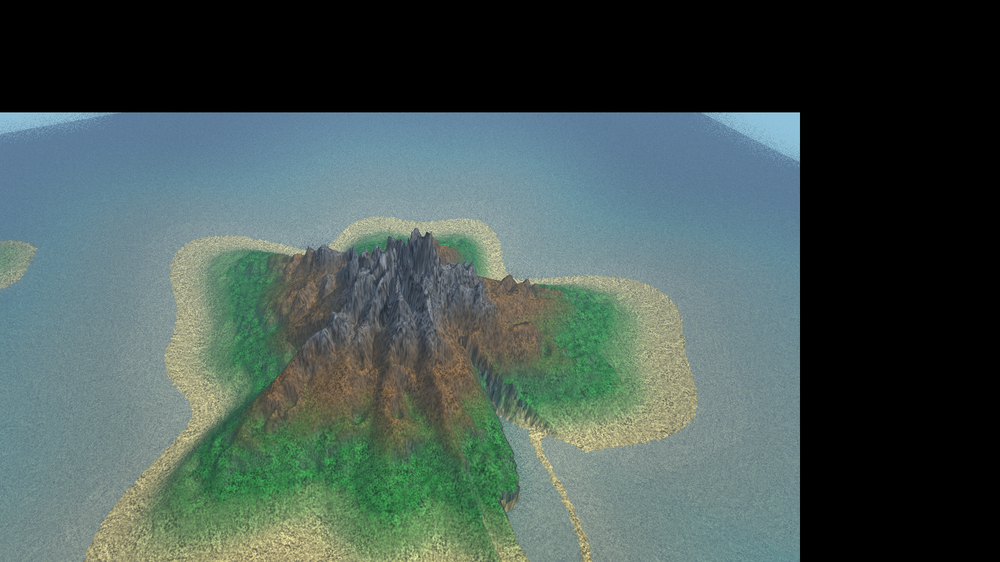
#> input picture tmp/w3a-evidence/base_atmosphere.png, 1000 x 562 px, shrunk from 1600 x 900 before the run, found by its file name; the run also reads 1 picture not shown here
$ python diff_analysis4.py
#> lines starting #> are read from the running program, lines starting #| are printed output that depends on the picture; after the words box and inside, x2 and y2 are one past the last pixel; in counts of white or black regions, pixels touching at a corner belong together
import numpy as np
from PIL import Image

def load(p):
#> called with p = 'tmp/w3a-evidence/base_atmosphere.png'
    return np.asarray(Image.open(p).convert("RGB"), dtype=np.float64)

base_atm = load("tmp/w3a-evidence/base_atmosphere.png")
w3a_atm  = load("tmp/w3a-evidence/w3a_atmosphere.png")
d = base_atm - w3a_atm
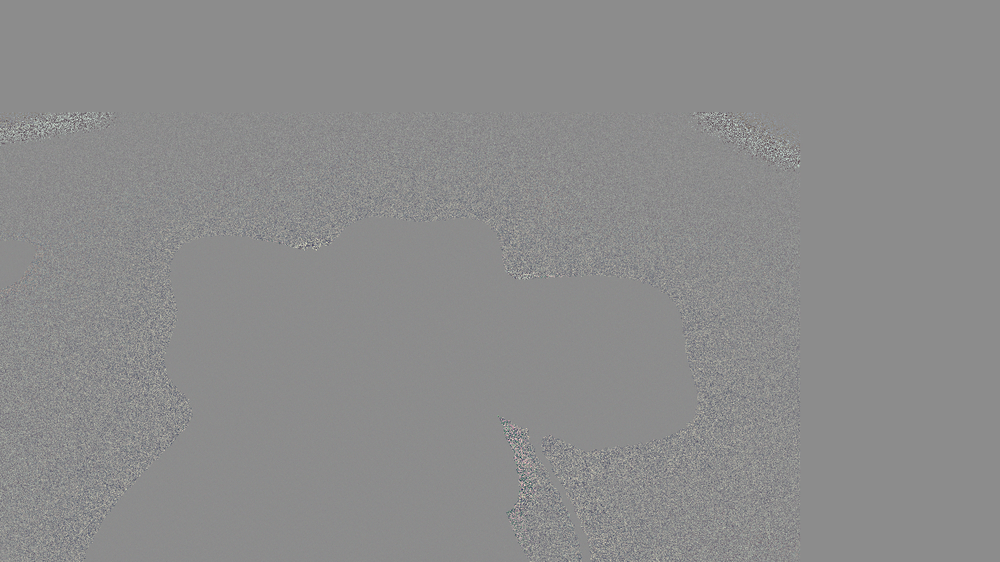
#> d: shape (562, 1000, 3) float64; mean R, G, B 0, 0, 0; drawn with min black and max white
dmax = np.abs(d).max(axis=2)

# Build island-terrain mask by COLOR (independent of diff):
# terrain = green/brown/rock => not dominated by blue-water hue and darker/varied
R, G, B = base_atm[:,:,0], base_atm[:,:,1], base_atm[:,:,2]
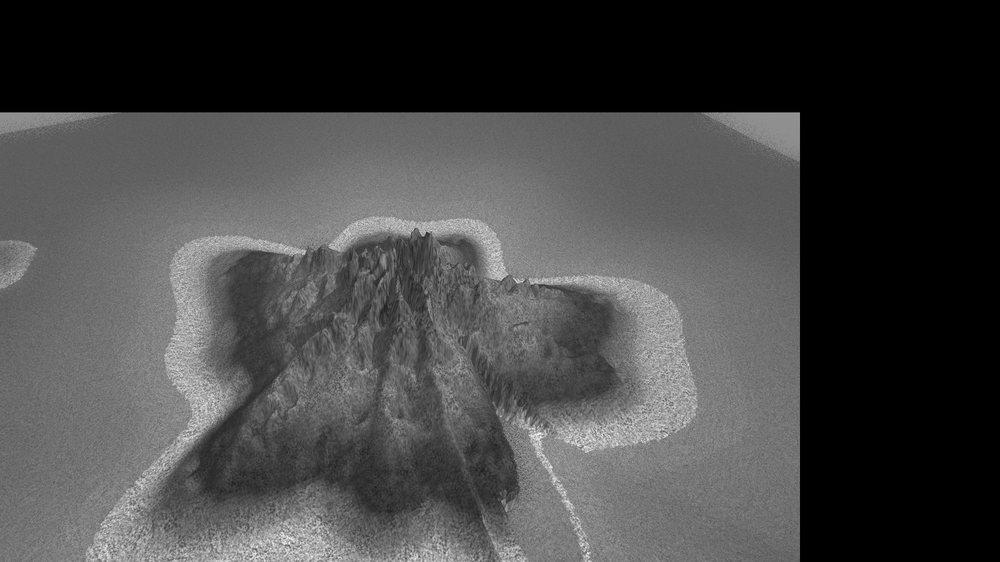
#> R: shape (562, 1000) float64; min 0, max 249, mean 69.5
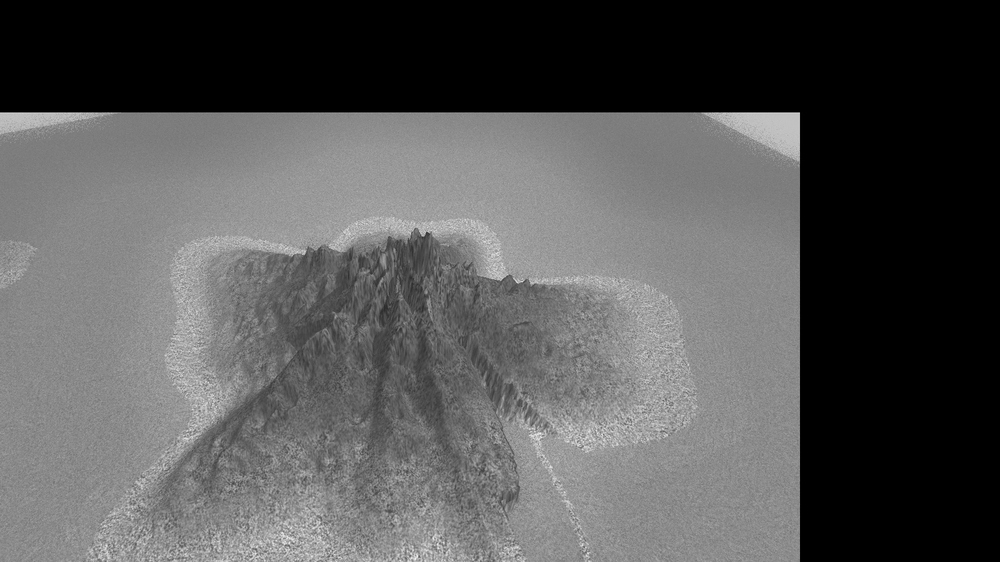
#> G: shape (562, 1000) float64; min 0, max 244, mean 85.8
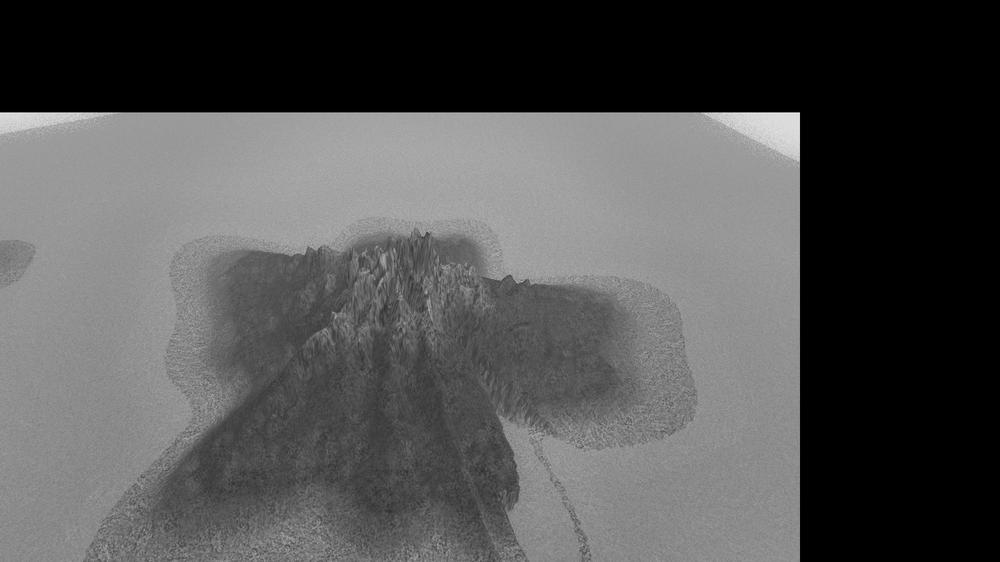
#> B: shape (562, 1000) float64; min 0, max 240, mean 81.9
# Water/sky is desaturated blue-ish; terrain is green(high G) or warm(high R, low B) or rock (low overall, low saturation)
terrain = (G > R * 0.85) & (G > B * 0.9) | ((R > B) & (R > 70) & (G > 60))   # green or warm
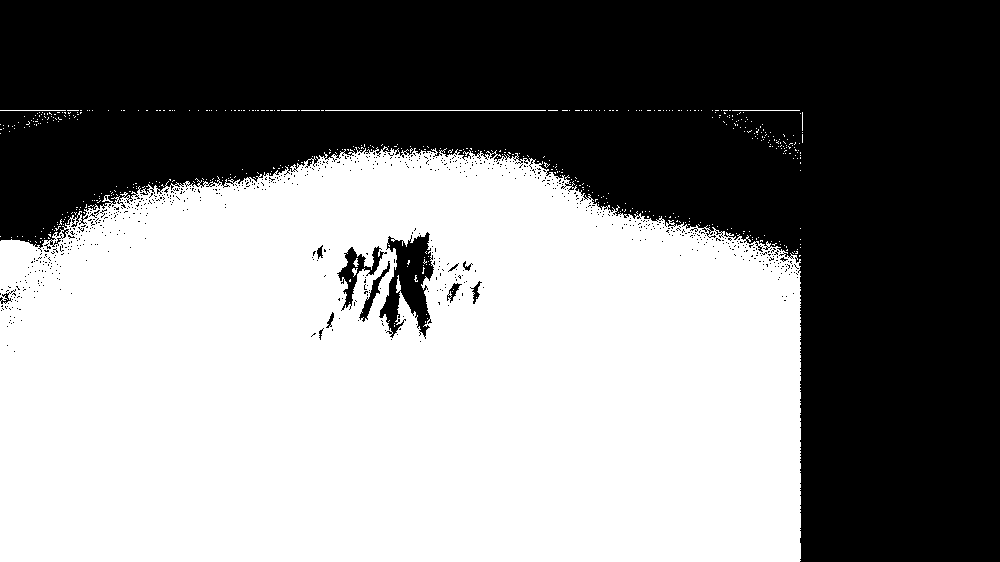
#> terrain: shape (562, 1000) bool; 51.7% white; 759 black regions (747 under 20 px), largest, box (x1, y1, x2, y2) and area: (0, 0, 1000, 562) 265590, (379, 232, 434, 339) 3006, (337, 246, 387, 311) 868
# also dark rock : low brightness, low blue sat
rock = (base_atm.max(axis=2) < 110) & (B < R*1.05) & (B < G*1.05)
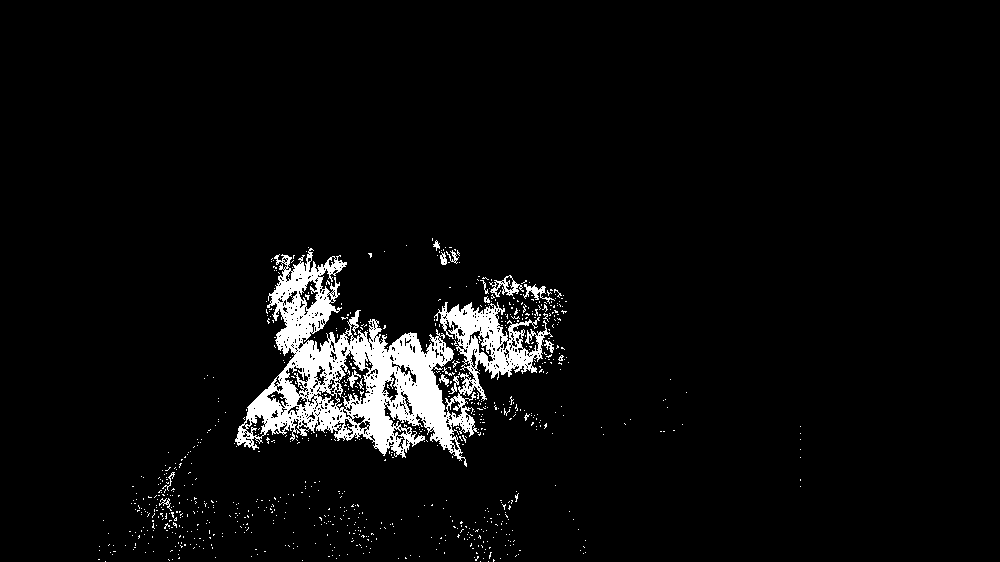
#> rock: shape (562, 1000) bool; 4.5% white; 833 white regions (816 under 20 px), largest, box (x1, y1, x2, y2) and area: (235, 248, 553, 467) 22432, (489, 275, 524, 297) 274, (523, 284, 555, 304) 192
terr = terrain | rock
terr &= (np.arange(base_atm.shape[0])[:,None] > 170)   # exclude sky band region is fine, but keep all
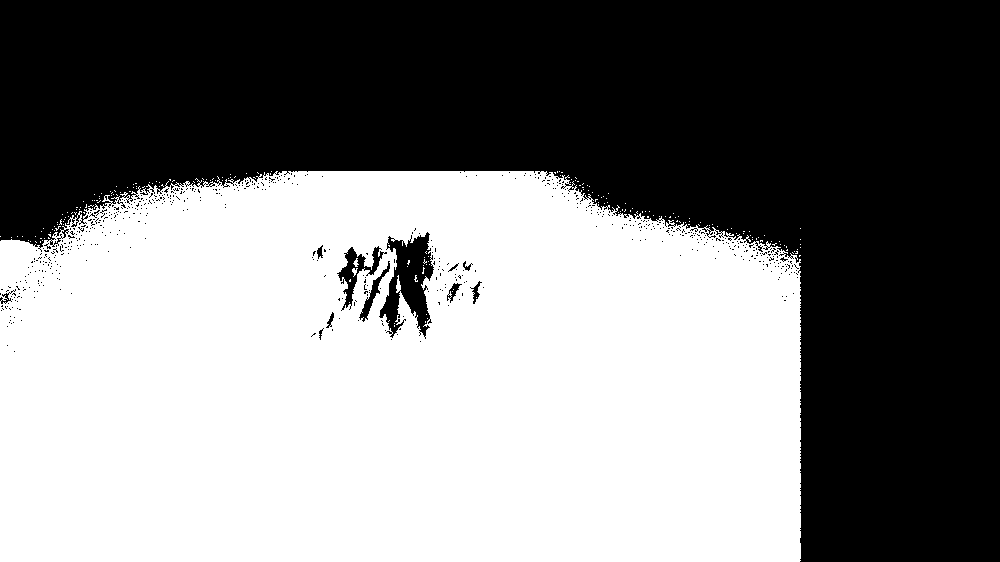
#> terr: shape (562, 1000) bool; 50.8% white; 623 black regions (611 under 20 px), largest, box (x1, y1, x2, y2) and area: (0, 0, 1000, 562) 270414, (379, 232, 434, 339) 3006, (337, 246, 387, 311) 868

print(f"terrain-mask pixel count: {terr.sum()}  ({np.mean(terr)*100:.1f}% of frame)")
#| terrain-mask pixel count: 285689  (50.8% of frame)
print("=== Diff statistics RESTRICTED to terrain-mask ===")
dt = dmax[terr]
print(f"  mean abs diff   : {float(np.abs(d[terr]).mean()):.4f}")
#|   mean abs diff   : 2.1317
print(f"  pixels diff>8   : {np.mean(dt>8)*100:.4f}%")
#|   pixels diff>8   : 7.2001%
print(f"  pixels diff>4   : {np.mean(dt>4)*100:.4f}%")
#|   pixels diff>4   : 22.0814%
print(f"  pixels diff<=1  : {np.mean(dt<=1)*100:.3f}%")
#|   pixels diff<=1  : 55.965%
print(f"  max diff        : {float(dt.max()):.2f}")
#|   max diff        : 59.00

print()
print("=== Diff statistics RESTRICTED to NON-terrain (water+sky) ===")
dn = dmax[~terr]
print(f"  mean abs diff   : {float(np.abs(d[~terr]).mean()):.4f}")
#|   mean abs diff   : 0.5766
print(f"  pixels diff>8   : {np.mean(dn>8)*100:.4f}%")
#|   pixels diff>8   : 0.9149%
print(f"  pixels diff<=1  : {np.mean(dn<=1)*100:.3f}%")
#|   pixels diff<=1  : 83.013%

# Save diff heatmap + terrain mask for visual inspection
heat = np.clip(dmax/ dmax.max() *255, 0,255).astype(np.uint8)
Image.fromarray(heat).save("tmp/w3a-evidence/atmos_diff_heat.png")
maskimg = (terr*255).astype(np.uint8)
Image.fromarray(maskimg).save("tmp/w3a-evidence/atmos_terrain_mask.png")
print("\nsaved atmos_diff_heat.png and atmos_terrain_mask.png")
